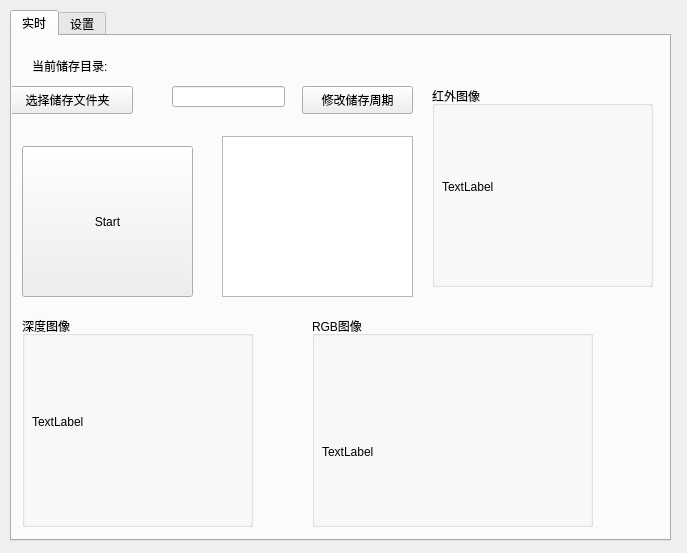
<?xml version="1.0" encoding="UTF-8"?>
<ui version="4.0">
 <class>Widget</class>
 <widget class="QWidget" name="Widget">
  <property name="geometry">
   <rect>
    <x>0</x>
    <y>0</y>
    <width>687</width>
    <height>553</height>
   </rect>
  </property>
  <property name="windowTitle">
   <string>Widget</string>
  </property>
  <widget class="QTabWidget" name="tabWidget">
   <property name="geometry">
    <rect>
     <x>10</x>
     <y>10</y>
     <width>661</width>
     <height>531</height>
    </rect>
   </property>
   <property name="currentIndex">
    <number>0</number>
   </property>
   <widget class="QWidget" name="tab">
    <attribute name="title">
     <string>实时</string>
    </attribute>
    <widget class="QGroupBox" name="groupBox">
     <property name="geometry">
      <rect>
       <x>300</x>
       <y>280</y>
       <width>281</width>
       <height>211</height>
      </rect>
     </property>
     <property name="title">
      <string>RGB图像</string>
     </property>
     <widget class="QLabel" name="label">
      <property name="geometry">
       <rect>
        <x>10</x>
        <y>20</y>
        <width>251</width>
        <height>231</height>
       </rect>
      </property>
      <property name="text">
       <string>TextLabel</string>
      </property>
     </widget>
    </widget>
    <widget class="QGroupBox" name="groupBox_2">
     <property name="geometry">
      <rect>
       <x>10</x>
       <y>280</y>
       <width>231</width>
       <height>211</height>
      </rect>
     </property>
     <property name="title">
      <string>深度图像</string>
     </property>
     <widget class="QLabel" name="label_2">
      <property name="geometry">
       <rect>
        <x>10</x>
        <y>20</y>
        <width>201</width>
        <height>171</height>
       </rect>
      </property>
      <property name="text">
       <string>TextLabel</string>
      </property>
     </widget>
    </widget>
    <widget class="QGroupBox" name="groupBox_3">
     <property name="geometry">
      <rect>
       <x>420</x>
       <y>50</y>
       <width>221</width>
       <height>201</height>
      </rect>
     </property>
     <property name="title">
      <string>红外图像</string>
     </property>
     <widget class="QLabel" name="label_3">
      <property name="geometry">
       <rect>
        <x>10</x>
        <y>20</y>
        <width>201</width>
        <height>161</height>
       </rect>
      </property>
      <property name="text">
       <string>TextLabel</string>
      </property>
     </widget>
    </widget>
    <widget class="QPushButton" name="pushButton">
     <property name="geometry">
      <rect>
       <x>-10</x>
       <y>50</y>
       <width>131</width>
       <height>28</height>
      </rect>
     </property>
     <property name="text">
      <string>选择储存文件夹</string>
     </property>
    </widget>
    <widget class="QLabel" name="label_5">
     <property name="geometry">
      <rect>
       <x>20</x>
       <y>20</y>
       <width>661</width>
       <height>20</height>
      </rect>
     </property>
     <property name="text">
      <string>当前储存目录:</string>
     </property>
    </widget>
    <widget class="QLineEdit" name="lineEdit">
     <property name="geometry">
      <rect>
       <x>160</x>
       <y>50</y>
       <width>113</width>
       <height>21</height>
      </rect>
     </property>
    </widget>
    <widget class="QPushButton" name="pushButton_2">
     <property name="geometry">
      <rect>
       <x>290</x>
       <y>50</y>
       <width>111</width>
       <height>28</height>
      </rect>
     </property>
     <property name="text">
      <string>修改储存周期</string>
     </property>
    </widget>
    <widget class="QTextBrowser" name="textBrowser">
     <property name="geometry">
      <rect>
       <x>210</x>
       <y>100</y>
       <width>191</width>
       <height>161</height>
      </rect>
     </property>
    </widget>
    <widget class="QPushButton" name="pushButton_3">
     <property name="geometry">
      <rect>
       <x>10</x>
       <y>110</y>
       <width>171</width>
       <height>151</height>
      </rect>
     </property>
     <property name="styleSheet">
      <string notr="true">font: 36pt &quot;.PingFang SC0&quot;;</string>
     </property>
     <property name="text">
      <string>Start</string>
     </property>
    </widget>
   </widget>
   <widget class="QWidget" name="tab_2">
    <attribute name="title">
     <string>设置</string>
    </attribute>
   </widget>
  </widget>
 </widget>
 <layoutdefault spacing="6" margin="11"/>
 <resources/>
 <connections/>
</ui>
